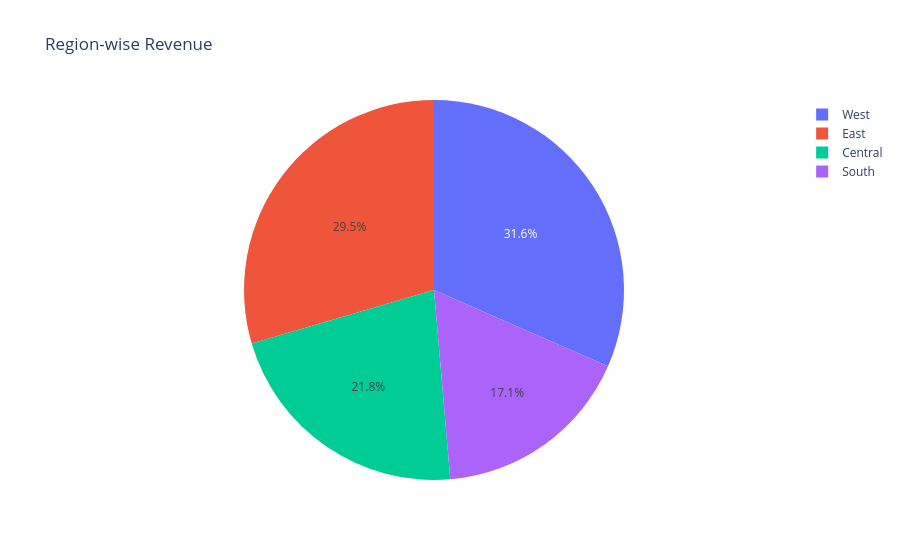

The cell this chart's notebook holds for it:
### Code cell
fig = px.pie(
    region_sales,
    names='Region',
    values='Sales',
    title='Region-wise Revenue'
)

fig.show()

### Figure 1 — Plotly figure (JSON) as saved in the notebook; plotly's stock layout.template omitted (floating-point values rounded to 4 significant figures)
{"data": [{"domain": {"x": [0, 1], "y": [0, 1]}, "hovertemplate": "Region=%{label}<br>Sales=%{value}<extra></extra>", "labels": ["Central", "East", "South", "West"], "legendgroup": "", "name": "", "showlegend": true, "type": "pie", "values": [501200.0, 678800.0, 391700.0, 725500.0]}], "layout": {"legend": {"tracegroupgap": 0}, "title": {"text": "Region-wise Revenue"}}}
